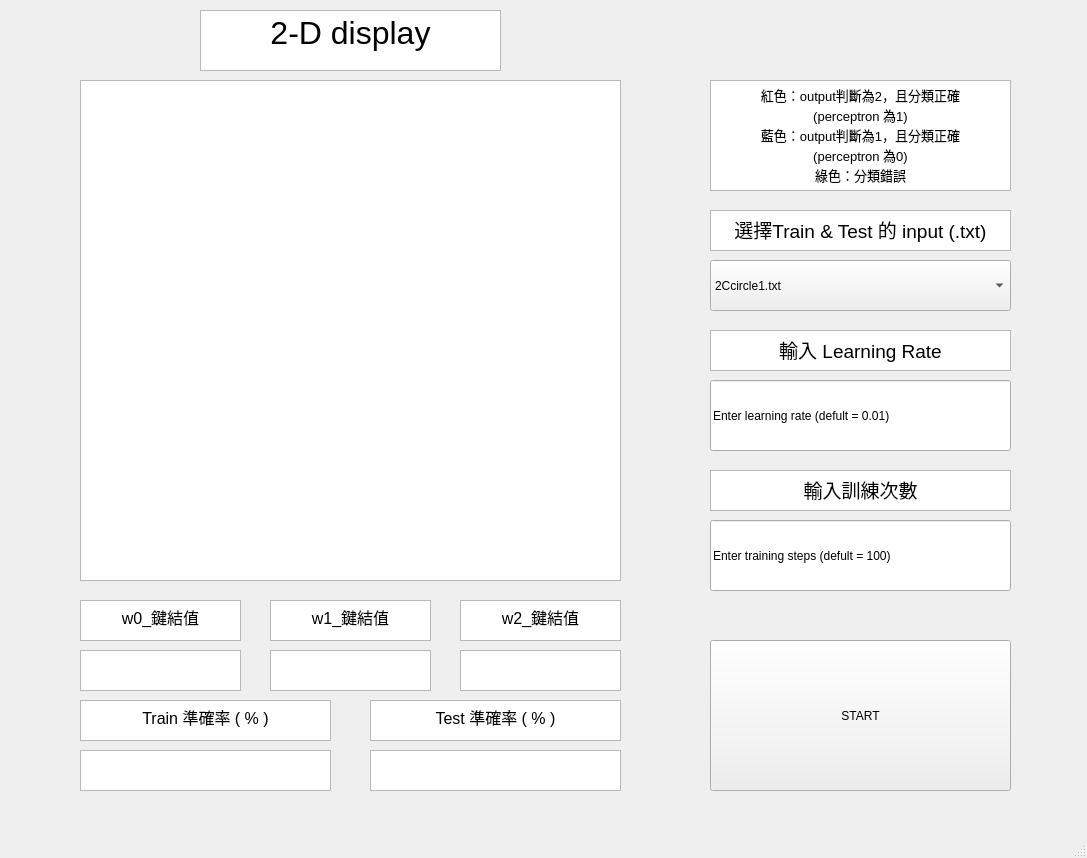
<?xml version="1.0" encoding="UTF-8"?>
<ui version="4.0">
 <class>MainWindow</class>
 <widget class="QMainWindow" name="MainWindow">
  <property name="geometry">
   <rect>
    <x>0</x>
    <y>0</y>
    <width>1087</width>
    <height>858</height>
   </rect>
  </property>
  <property name="windowTitle">
   <string>MainWindow</string>
  </property>
  <widget class="QWidget" name="centralwidget">
   <widget class="QGraphicsView" name="Graphic">
    <property name="geometry">
     <rect>
      <x>80</x>
      <y>80</y>
      <width>541</width>
      <height>501</height>
     </rect>
    </property>
   </widget>
   <widget class="QComboBox" name="chooseTXT">
    <property name="geometry">
     <rect>
      <x>710</x>
      <y>260</y>
      <width>301</width>
      <height>51</height>
     </rect>
    </property>
    <item>
     <property name="text">
      <string>2Ccircle1.txt</string>
     </property>
    </item>
    <item>
     <property name="text">
      <string>2Circle1.txt</string>
     </property>
    </item>
    <item>
     <property name="text">
      <string>2Circle2.txt</string>
     </property>
    </item>
    <item>
     <property name="text">
      <string>2CloseS.txt</string>
     </property>
    </item>
    <item>
     <property name="text">
      <string>2CloseS2.txt</string>
     </property>
    </item>
    <item>
     <property name="text">
      <string>2CloseS3.txt</string>
     </property>
    </item>
    <item>
     <property name="text">
      <string>2cring.txt</string>
     </property>
    </item>
    <item>
     <property name="text">
      <string>2CS.txt</string>
     </property>
    </item>
    <item>
     <property name="text">
      <string>2Hcircle1.txt</string>
     </property>
    </item>
    <item>
     <property name="text">
      <string>2ring.txt</string>
     </property>
    </item>
    <item>
     <property name="text">
      <string>Number.txt</string>
     </property>
    </item>
    <item>
     <property name="text">
      <string>perceptron1.txt</string>
     </property>
    </item>
    <item>
     <property name="text">
      <string>perceptron2.txt</string>
     </property>
    </item>
   </widget>
   <widget class="QTextBrowser" name="textBrowser">
    <property name="geometry">
     <rect>
      <x>200</x>
      <y>10</y>
      <width>301</width>
      <height>61</height>
     </rect>
    </property>
    <property name="html">
     <string>&lt;!DOCTYPE HTML PUBLIC &quot;-//W3C//DTD HTML 4.0//EN&quot; &quot;http://www.w3.org/TR/REC-html40/strict.dtd&quot;&gt;
&lt;html&gt;&lt;head&gt;&lt;meta name=&quot;qrichtext&quot; content=&quot;1&quot; /&gt;&lt;style type=&quot;text/css&quot;&gt;
p, li { white-space: pre-wrap; }
&lt;/style&gt;&lt;/head&gt;&lt;body style=&quot; font-family:'PMingLiU'; font-size:9pt; font-weight:400; font-style:normal;&quot;&gt;
&lt;p align=&quot;center&quot; style=&quot; margin-top:0px; margin-bottom:0px; margin-left:0px; margin-right:0px; -qt-block-indent:0; text-indent:0px;&quot;&gt;&lt;span style=&quot; font-size:24pt;&quot;&gt;2-D display&lt;/span&gt;&lt;/p&gt;&lt;/body&gt;&lt;/html&gt;</string>
    </property>
   </widget>
   <widget class="QTextBrowser" name="textBrowser_2">
    <property name="geometry">
     <rect>
      <x>710</x>
      <y>210</y>
      <width>301</width>
      <height>41</height>
     </rect>
    </property>
    <property name="html">
     <string>&lt;!DOCTYPE HTML PUBLIC &quot;-//W3C//DTD HTML 4.0//EN&quot; &quot;http://www.w3.org/TR/REC-html40/strict.dtd&quot;&gt;
&lt;html&gt;&lt;head&gt;&lt;meta name=&quot;qrichtext&quot; content=&quot;1&quot; /&gt;&lt;style type=&quot;text/css&quot;&gt;
p, li { white-space: pre-wrap; }
&lt;/style&gt;&lt;/head&gt;&lt;body style=&quot; font-family:'PMingLiU'; font-size:9pt; font-weight:400; font-style:normal;&quot;&gt;
&lt;p align=&quot;center&quot; style=&quot; margin-top:0px; margin-bottom:0px; margin-left:0px; margin-right:0px; -qt-block-indent:0; text-indent:0px;&quot;&gt;&lt;span style=&quot; font-size:14pt;&quot;&gt;選擇Train &amp;amp; Test 的 input (.txt)&lt;/span&gt;&lt;/p&gt;&lt;/body&gt;&lt;/html&gt;</string>
    </property>
   </widget>
   <widget class="QTextBrowser" name="textBrowser_3">
    <property name="geometry">
     <rect>
      <x>710</x>
      <y>330</y>
      <width>301</width>
      <height>41</height>
     </rect>
    </property>
    <property name="html">
     <string>&lt;!DOCTYPE HTML PUBLIC &quot;-//W3C//DTD HTML 4.0//EN&quot; &quot;http://www.w3.org/TR/REC-html40/strict.dtd&quot;&gt;
&lt;html&gt;&lt;head&gt;&lt;meta name=&quot;qrichtext&quot; content=&quot;1&quot; /&gt;&lt;style type=&quot;text/css&quot;&gt;
p, li { white-space: pre-wrap; }
&lt;/style&gt;&lt;/head&gt;&lt;body style=&quot; font-family:'PMingLiU'; font-size:9pt; font-weight:400; font-style:normal;&quot;&gt;
&lt;p align=&quot;center&quot; style=&quot; margin-top:0px; margin-bottom:0px; margin-left:0px; margin-right:0px; -qt-block-indent:0; text-indent:0px;&quot;&gt;&lt;span style=&quot; font-size:14pt;&quot;&gt;輸入 Learning Rate&lt;/span&gt;&lt;/p&gt;&lt;/body&gt;&lt;/html&gt;</string>
    </property>
   </widget>
   <widget class="QPushButton" name="start_Button">
    <property name="geometry">
     <rect>
      <x>710</x>
      <y>640</y>
      <width>301</width>
      <height>151</height>
     </rect>
    </property>
    <property name="text">
     <string>START</string>
    </property>
   </widget>
   <widget class="QLineEdit" name="lineEdit">
    <property name="geometry">
     <rect>
      <x>710</x>
      <y>380</y>
      <width>301</width>
      <height>71</height>
     </rect>
    </property>
    <property name="text">
     <string>Enter learning rate (defult = 0.01)</string>
    </property>
   </widget>
   <widget class="QTextBrowser" name="textBrowser_4">
    <property name="geometry">
     <rect>
      <x>710</x>
      <y>470</y>
      <width>301</width>
      <height>41</height>
     </rect>
    </property>
    <property name="html">
     <string>&lt;!DOCTYPE HTML PUBLIC &quot;-//W3C//DTD HTML 4.0//EN&quot; &quot;http://www.w3.org/TR/REC-html40/strict.dtd&quot;&gt;
&lt;html&gt;&lt;head&gt;&lt;meta name=&quot;qrichtext&quot; content=&quot;1&quot; /&gt;&lt;style type=&quot;text/css&quot;&gt;
p, li { white-space: pre-wrap; }
&lt;/style&gt;&lt;/head&gt;&lt;body style=&quot; font-family:'PMingLiU'; font-size:9pt; font-weight:400; font-style:normal;&quot;&gt;
&lt;p align=&quot;center&quot; style=&quot; margin-top:0px; margin-bottom:0px; margin-left:0px; margin-right:0px; -qt-block-indent:0; text-indent:0px;&quot;&gt;&lt;span style=&quot; font-size:14pt;&quot;&gt;輸入訓練次數&lt;/span&gt;&lt;/p&gt;&lt;/body&gt;&lt;/html&gt;</string>
    </property>
   </widget>
   <widget class="QLineEdit" name="lineEdit_2">
    <property name="geometry">
     <rect>
      <x>710</x>
      <y>520</y>
      <width>301</width>
      <height>71</height>
     </rect>
    </property>
    <property name="text">
     <string>Enter training steps (defult = 100)</string>
    </property>
   </widget>
   <widget class="QTextBrowser" name="textBrowser_5">
    <property name="geometry">
     <rect>
      <x>370</x>
      <y>700</y>
      <width>251</width>
      <height>41</height>
     </rect>
    </property>
    <property name="html">
     <string>&lt;!DOCTYPE HTML PUBLIC &quot;-//W3C//DTD HTML 4.0//EN&quot; &quot;http://www.w3.org/TR/REC-html40/strict.dtd&quot;&gt;
&lt;html&gt;&lt;head&gt;&lt;meta name=&quot;qrichtext&quot; content=&quot;1&quot; /&gt;&lt;style type=&quot;text/css&quot;&gt;
p, li { white-space: pre-wrap; }
&lt;/style&gt;&lt;/head&gt;&lt;body style=&quot; font-family:'PMingLiU'; font-size:9pt; font-weight:400; font-style:normal;&quot;&gt;
&lt;p align=&quot;center&quot; style=&quot; margin-top:0px; margin-bottom:0px; margin-left:0px; margin-right:0px; -qt-block-indent:0; text-indent:0px;&quot;&gt;&lt;span style=&quot; font-size:12pt;&quot;&gt;Test 準確率 ( % )&lt;/span&gt;&lt;/p&gt;&lt;/body&gt;&lt;/html&gt;</string>
    </property>
   </widget>
   <widget class="QTextBrowser" name="textBrowser_6">
    <property name="geometry">
     <rect>
      <x>370</x>
      <y>750</y>
      <width>251</width>
      <height>41</height>
     </rect>
    </property>
    <property name="html">
     <string>&lt;!DOCTYPE HTML PUBLIC &quot;-//W3C//DTD HTML 4.0//EN&quot; &quot;http://www.w3.org/TR/REC-html40/strict.dtd&quot;&gt;
&lt;html&gt;&lt;head&gt;&lt;meta name=&quot;qrichtext&quot; content=&quot;1&quot; /&gt;&lt;style type=&quot;text/css&quot;&gt;
p, li { white-space: pre-wrap; }
&lt;/style&gt;&lt;/head&gt;&lt;body style=&quot; font-family:'PMingLiU'; font-size:9pt; font-weight:400; font-style:normal;&quot;&gt;
&lt;p align=&quot;center&quot; style=&quot;-qt-paragraph-type:empty; margin-top:0px; margin-bottom:0px; margin-left:0px; margin-right:0px; -qt-block-indent:0; text-indent:0px;&quot;&gt;&lt;br /&gt;&lt;/p&gt;&lt;/body&gt;&lt;/html&gt;</string>
    </property>
   </widget>
   <widget class="QTextBrowser" name="textBrowser_7">
    <property name="geometry">
     <rect>
      <x>80</x>
      <y>700</y>
      <width>251</width>
      <height>41</height>
     </rect>
    </property>
    <property name="html">
     <string>&lt;!DOCTYPE HTML PUBLIC &quot;-//W3C//DTD HTML 4.0//EN&quot; &quot;http://www.w3.org/TR/REC-html40/strict.dtd&quot;&gt;
&lt;html&gt;&lt;head&gt;&lt;meta name=&quot;qrichtext&quot; content=&quot;1&quot; /&gt;&lt;style type=&quot;text/css&quot;&gt;
p, li { white-space: pre-wrap; }
&lt;/style&gt;&lt;/head&gt;&lt;body style=&quot; font-family:'PMingLiU'; font-size:9pt; font-weight:400; font-style:normal;&quot;&gt;
&lt;p align=&quot;center&quot; style=&quot; margin-top:0px; margin-bottom:0px; margin-left:0px; margin-right:0px; -qt-block-indent:0; text-indent:0px;&quot;&gt;&lt;span style=&quot; font-size:12pt;&quot;&gt;Train 準確率 ( % )&lt;/span&gt;&lt;/p&gt;&lt;/body&gt;&lt;/html&gt;</string>
    </property>
   </widget>
   <widget class="QTextBrowser" name="textBrowser_8">
    <property name="geometry">
     <rect>
      <x>80</x>
      <y>750</y>
      <width>251</width>
      <height>41</height>
     </rect>
    </property>
    <property name="html">
     <string>&lt;!DOCTYPE HTML PUBLIC &quot;-//W3C//DTD HTML 4.0//EN&quot; &quot;http://www.w3.org/TR/REC-html40/strict.dtd&quot;&gt;
&lt;html&gt;&lt;head&gt;&lt;meta name=&quot;qrichtext&quot; content=&quot;1&quot; /&gt;&lt;style type=&quot;text/css&quot;&gt;
p, li { white-space: pre-wrap; }
&lt;/style&gt;&lt;/head&gt;&lt;body style=&quot; font-family:'PMingLiU'; font-size:9pt; font-weight:400; font-style:normal;&quot;&gt;
&lt;p align=&quot;center&quot; style=&quot;-qt-paragraph-type:empty; margin-top:0px; margin-bottom:0px; margin-left:0px; margin-right:0px; -qt-block-indent:0; text-indent:0px;&quot;&gt;&lt;br /&gt;&lt;/p&gt;&lt;/body&gt;&lt;/html&gt;</string>
    </property>
   </widget>
   <widget class="QTextBrowser" name="textBrowser_9">
    <property name="geometry">
     <rect>
      <x>80</x>
      <y>600</y>
      <width>161</width>
      <height>41</height>
     </rect>
    </property>
    <property name="html">
     <string>&lt;!DOCTYPE HTML PUBLIC &quot;-//W3C//DTD HTML 4.0//EN&quot; &quot;http://www.w3.org/TR/REC-html40/strict.dtd&quot;&gt;
&lt;html&gt;&lt;head&gt;&lt;meta name=&quot;qrichtext&quot; content=&quot;1&quot; /&gt;&lt;style type=&quot;text/css&quot;&gt;
p, li { white-space: pre-wrap; }
&lt;/style&gt;&lt;/head&gt;&lt;body style=&quot; font-family:'PMingLiU'; font-size:9pt; font-weight:400; font-style:normal;&quot;&gt;
&lt;p align=&quot;center&quot; style=&quot; margin-top:0px; margin-bottom:0px; margin-left:0px; margin-right:0px; -qt-block-indent:0; text-indent:0px;&quot;&gt;&lt;span style=&quot; font-size:12pt;&quot;&gt;w0_鍵結值&lt;/span&gt;&lt;/p&gt;&lt;/body&gt;&lt;/html&gt;</string>
    </property>
   </widget>
   <widget class="QTextBrowser" name="textBrowser_10">
    <property name="geometry">
     <rect>
      <x>270</x>
      <y>600</y>
      <width>161</width>
      <height>41</height>
     </rect>
    </property>
    <property name="html">
     <string>&lt;!DOCTYPE HTML PUBLIC &quot;-//W3C//DTD HTML 4.0//EN&quot; &quot;http://www.w3.org/TR/REC-html40/strict.dtd&quot;&gt;
&lt;html&gt;&lt;head&gt;&lt;meta name=&quot;qrichtext&quot; content=&quot;1&quot; /&gt;&lt;style type=&quot;text/css&quot;&gt;
p, li { white-space: pre-wrap; }
&lt;/style&gt;&lt;/head&gt;&lt;body style=&quot; font-family:'PMingLiU'; font-size:9pt; font-weight:400; font-style:normal;&quot;&gt;
&lt;p align=&quot;center&quot; style=&quot; margin-top:0px; margin-bottom:0px; margin-left:0px; margin-right:0px; -qt-block-indent:0; text-indent:0px;&quot;&gt;&lt;span style=&quot; font-size:12pt;&quot;&gt;w1_鍵結值&lt;/span&gt;&lt;/p&gt;&lt;/body&gt;&lt;/html&gt;</string>
    </property>
   </widget>
   <widget class="QTextBrowser" name="textBrowser_11">
    <property name="geometry">
     <rect>
      <x>460</x>
      <y>600</y>
      <width>161</width>
      <height>41</height>
     </rect>
    </property>
    <property name="html">
     <string>&lt;!DOCTYPE HTML PUBLIC &quot;-//W3C//DTD HTML 4.0//EN&quot; &quot;http://www.w3.org/TR/REC-html40/strict.dtd&quot;&gt;
&lt;html&gt;&lt;head&gt;&lt;meta name=&quot;qrichtext&quot; content=&quot;1&quot; /&gt;&lt;style type=&quot;text/css&quot;&gt;
p, li { white-space: pre-wrap; }
&lt;/style&gt;&lt;/head&gt;&lt;body style=&quot; font-family:'PMingLiU'; font-size:9pt; font-weight:400; font-style:normal;&quot;&gt;
&lt;p align=&quot;center&quot; style=&quot; margin-top:0px; margin-bottom:0px; margin-left:0px; margin-right:0px; -qt-block-indent:0; text-indent:0px;&quot;&gt;&lt;span style=&quot; font-size:12pt;&quot;&gt;w2_鍵結值&lt;/span&gt;&lt;/p&gt;&lt;/body&gt;&lt;/html&gt;</string>
    </property>
   </widget>
   <widget class="QTextBrowser" name="textBrowser_12">
    <property name="geometry">
     <rect>
      <x>80</x>
      <y>650</y>
      <width>161</width>
      <height>41</height>
     </rect>
    </property>
   </widget>
   <widget class="QTextBrowser" name="textBrowser_13">
    <property name="geometry">
     <rect>
      <x>270</x>
      <y>650</y>
      <width>161</width>
      <height>41</height>
     </rect>
    </property>
   </widget>
   <widget class="QTextBrowser" name="textBrowser_14">
    <property name="geometry">
     <rect>
      <x>460</x>
      <y>650</y>
      <width>161</width>
      <height>41</height>
     </rect>
    </property>
   </widget>
   <widget class="QTextBrowser" name="textBrowser_15">
    <property name="geometry">
     <rect>
      <x>710</x>
      <y>80</y>
      <width>301</width>
      <height>111</height>
     </rect>
    </property>
    <property name="html">
     <string>&lt;!DOCTYPE HTML PUBLIC &quot;-//W3C//DTD HTML 4.0//EN&quot; &quot;http://www.w3.org/TR/REC-html40/strict.dtd&quot;&gt;
&lt;html&gt;&lt;head&gt;&lt;meta name=&quot;qrichtext&quot; content=&quot;1&quot; /&gt;&lt;style type=&quot;text/css&quot;&gt;
p, li { white-space: pre-wrap; }
&lt;/style&gt;&lt;/head&gt;&lt;body style=&quot; font-family:'PMingLiU'; font-size:9pt; font-weight:400; font-style:normal;&quot;&gt;
&lt;p align=&quot;center&quot; style=&quot; margin-top:0px; margin-bottom:0px; margin-left:0px; margin-right:0px; -qt-block-indent:0; text-indent:0px;&quot;&gt;&lt;span style=&quot; font-size:10pt;&quot;&gt;紅色：output判斷為2，且分類正確&lt;/span&gt;&lt;/p&gt;
&lt;p align=&quot;center&quot; style=&quot; margin-top:0px; margin-bottom:0px; margin-left:0px; margin-right:0px; -qt-block-indent:0; text-indent:0px;&quot;&gt;&lt;span style=&quot; font-size:10pt;&quot;&gt;(perceptron 為1)&lt;/span&gt;&lt;/p&gt;
&lt;p align=&quot;center&quot; style=&quot; margin-top:0px; margin-bottom:0px; margin-left:0px; margin-right:0px; -qt-block-indent:0; text-indent:0px;&quot;&gt;&lt;span style=&quot; font-size:10pt;&quot;&gt;藍色：output判斷為1，且分類正確&lt;/span&gt;&lt;/p&gt;
&lt;p align=&quot;center&quot; style=&quot; margin-top:0px; margin-bottom:0px; margin-left:0px; margin-right:0px; -qt-block-indent:0; text-indent:0px;&quot;&gt;&lt;span style=&quot; font-size:10pt;&quot;&gt;(perceptron 為0)&lt;/span&gt;&lt;/p&gt;
&lt;p align=&quot;center&quot; style=&quot; margin-top:0px; margin-bottom:0px; margin-left:0px; margin-right:0px; -qt-block-indent:0; text-indent:0px;&quot;&gt;&lt;span style=&quot; font-size:10pt;&quot;&gt;綠色：分類錯誤&lt;/span&gt;&lt;/p&gt;&lt;/body&gt;&lt;/html&gt;</string>
    </property>
   </widget>
  </widget>
  <widget class="QMenuBar" name="menubar">
   <property name="geometry">
    <rect>
     <x>0</x>
     <y>0</y>
     <width>1087</width>
     <height>25</height>
    </rect>
   </property>
  </widget>
  <widget class="QStatusBar" name="statusbar"/>
 </widget>
 <resources/>
 <connections/>
</ui>
